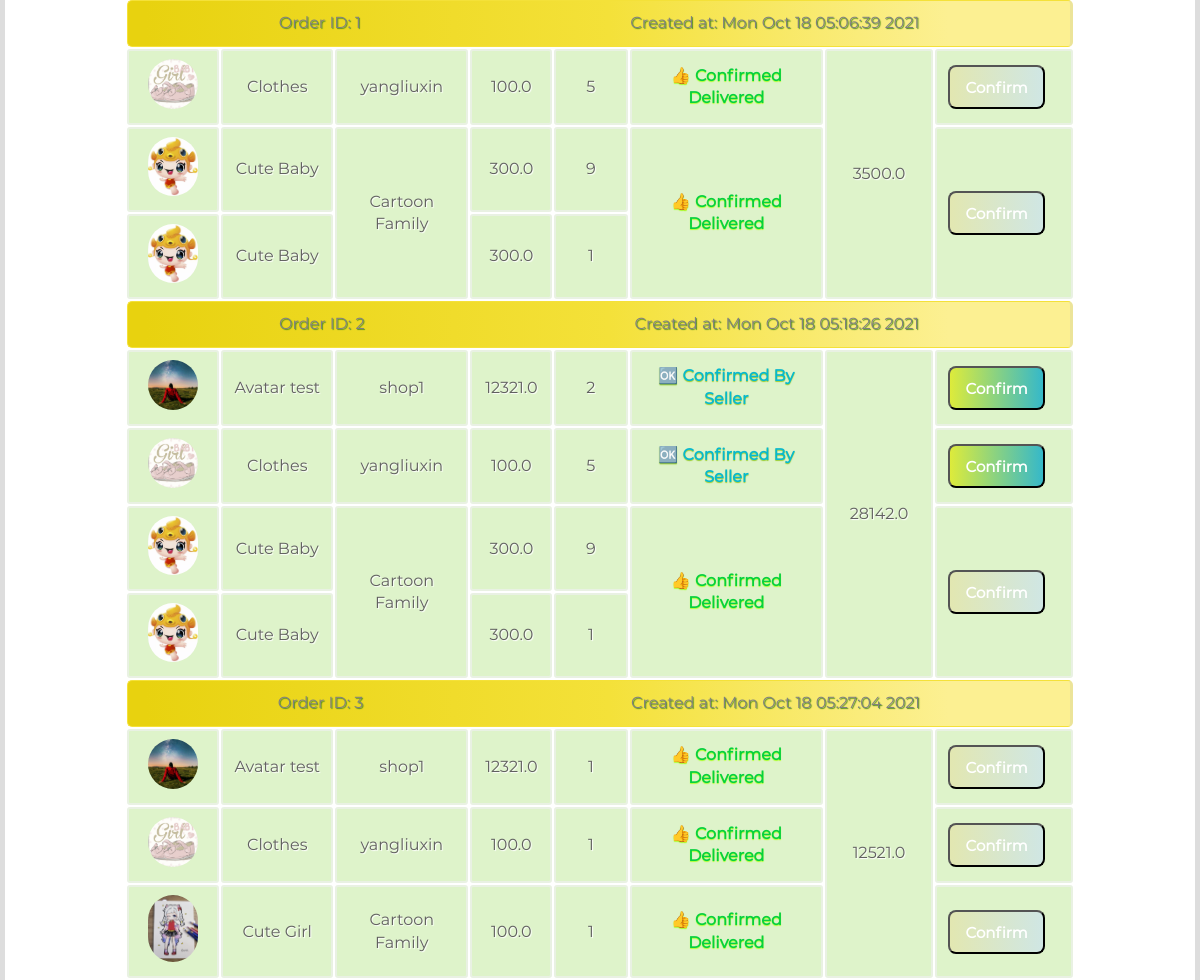
The app's page /order/view (signed in, middle part), older data.
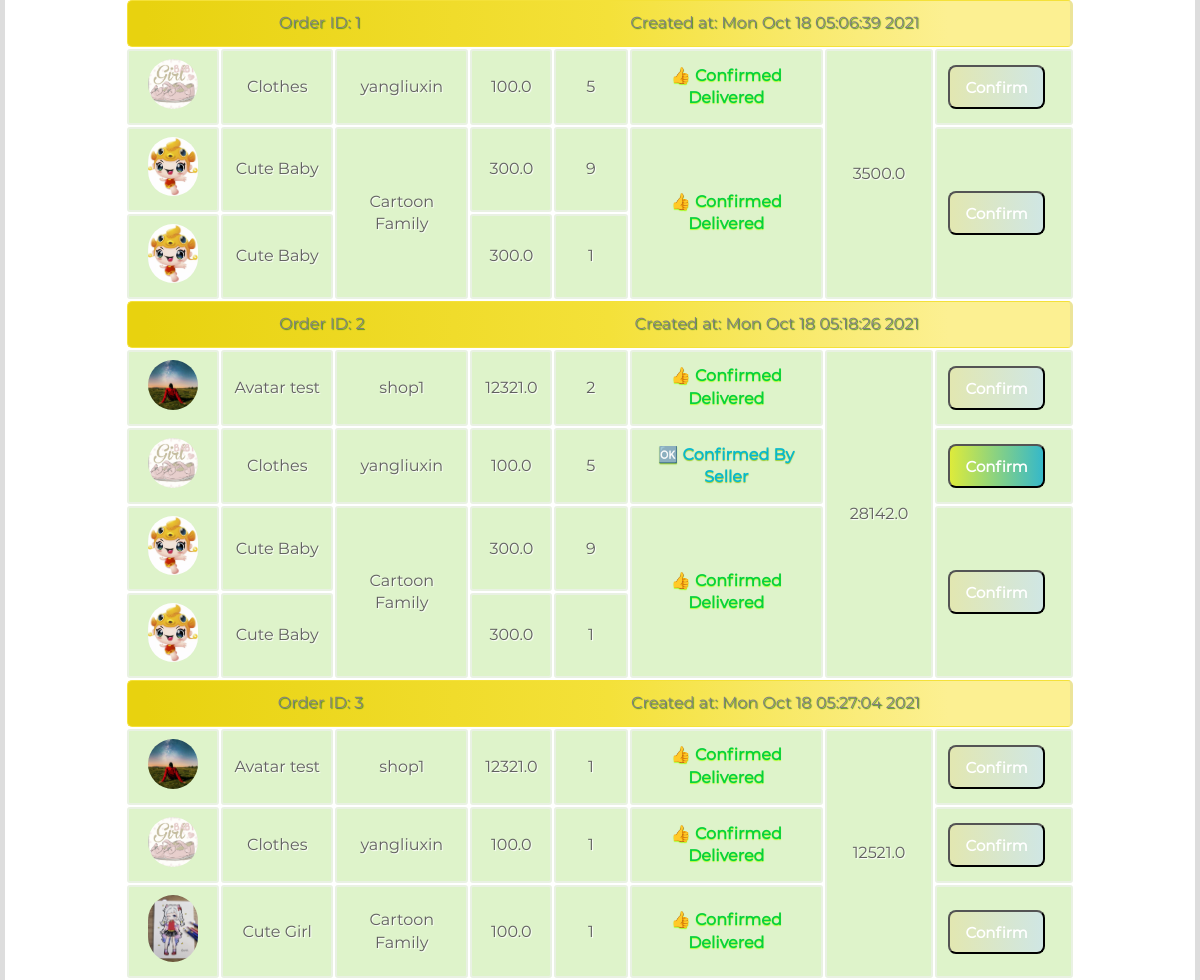
The same page, newer data.
### project/models/OrderModel.py (models this page shows, shortened)
class Order(PkModel):
    __tablename__ = "orders"
    order_id = Column(db.Integer, nullable=False)
    count = Column(db.Integer, nullable=False)
    item_id = db.Column(db.Integer, db.ForeignKey("item.id"))
    user_id = db.Column(db.Integer, db.ForeignKey("users.id"))
    shopper_id = db.Column(db.Integer)
    is_confirmed_by_shopper = db.Column(db.Boolean, nullable=False, default=False)
    is_confirmed_delivery = db.Column(db.Boolean, nullable=False, default=False)
    created_at = Column(db.DateTime, nullable=False, default=dt.datetime.utcnow)
    def get_shop_userID(self) -> int:
        return Item.get_by_id(self.item_id).owner

### project/models/ItemModel.py (models this page shows, shortened)
class Item(PkModel):
    __tablename__ = "item"
    name = Column(db.VARCHAR(255), nullable=False, default="")
    price = Column(db.Float(50), nullable=False, default=0.0)
    description = db.Column(db.String(length=1024), nullable=False, default="")
    inventory = Column(db.Integer, nullable=False, default=0)
    sold_count = Column(db.Integer, nullable=False, default=0)
    disabled = Column(db.Boolean, nullable=False, default=False)
    created_at = Column(db.DateTime, nullable=False, default=dt.datetime.utcnow)
    main_image_url = Column(db.VARCHAR(255), nullable=False, default="")
    owner = db.Column(db.Integer, db.ForeignKey("users.id"))
    cart = db.relationship("Cart", backref='cart_item', lazy=True)
    order = db.relationship("Order", backref='order_item', lazy=True)

### project/models/UserModel.py (models this page shows, shortened)
class UserMixin(object):
    __hash__ = object.__hash__
    @property
    def is_authenticated(self):
        return True

class User(UserMixin, PkModel):
    __tablename__ = "users"
    username = Column(db.String(80), unique=True, nullable=False)
    main_image_url = Column(db.VARCHAR(255), nullable=True, default="static/image/user_info/default_avatar.jpg")
    email = Column(db.String(80), unique=True, nullable=False)
    password = Column(db.String(128), nullable=True)
    created_at = Column(db.DateTime, nullable=False, default=dt.datetime.utcnow)
    first_name = Column(db.String(30), nullable=True)
    last_name = Column(db.String(30), nullable=True)
    active = Column(db.Boolean(), default=False)
    is_shopper = Column(db.Boolean(), default=False)
    items = db.relationship("Item", backref='owned_user', lazy=True)
    cart = db.relationship("Cart", backref='cart_user', lazy=True)
    order = db.relationship("Order", backref='order_user', lazy=True)
    is_admin = Column(db.Boolean(), default=False)

### project/shopping/order.py (the view)
@blueprint.route("/order/view", methods=["GET", "POST"])
@login_required
def view_order():
    user: User = get_current_user()
    total_price: dict = {}
    order_dict: dict = {}
    confirm_count_dict: dict = {}
    show_confirm_count_dict: dict = {}
    if user.is_shopper:
        orders = OrderModel.get_orders_by_shopper(user.id)
    else:
        orders = OrderModel.get_orders_by_userid(user.id)
    orders_length = len(orders)
    for order_id in orders:
        tmp_price = 0
        orders[order_id].sort(key=lambda x: x.get_shop_userID())
        confirm_count_dict[order_id] = {}
        for order in orders[order_id]:
            shop_user_id: int = order.get_shop_userID()
            item_id: int = order.item_id
            item: Item = Item.get_by_id(item_id)
            order.item = item
            user_id: int = order.user_id
            buyer: User = User.get_by_id(user_id)
            shopper: User = User.get_by_id(shop_user_id)
            order.buyer = buyer
            order.shopper = shopper
            order.created_at_txt = str(order.created_at.ctime())
            tmp_price += item.price * order.count
            if user.is_shopper:
                if user_id in confirm_count_dict[order_id].keys():
                    confirm_count_dict[order_id][user_id] += 1
                    order.show_td = False
                else:
                    confirm_count_dict[order_id][user_id] = 1
                    order.show_td = True
            else:
                if shop_user_id in confirm_count_dict[order_id].keys():
                    confirm_count_dict[order_id][shop_user_id] += 1
                    order.show_td = False
                else:
                    confirm_count_dict[order_id][shop_user_id] = 1
                    order.show_td = True
            order.status = "Not Confirmed"
            if order.is_confirmed_by_shopper:
                order.status = "Confirmed By Shopper"
            if order.is_confirmed_delivery:
                order.status = "Confirmed Delivered"
        total_price[order_id] = tmp_price
    return render_template("shopping/order.html", order_dict=order_dict, isshopper=user.is_shopper,
                           orders=orders, total_price=total_price, confirm_count_dict=confirm_count_dict,
                           orders_length=orders_length, current_user=get_current_user())

### project/templates/shopping/order.html (shortened to what this page needs)
{% extends "/base/base.html" %}
{% block style %}
    <link rel="stylesheet" href="../../static/css/shopping/order.css">
    <link rel="stylesheet" href="../../static/css/shopping/shopping_cart.css">
    <link rel="stylesheet" href="../../static/css/admin/view.css">
{% endblock %}
{% block content %}
    <div class="shopping-cart-big-box">
        <div id="shopping-cart-box">
            <table class="shopping-cart-box-table empty-space">
                <tbody>
                {% for order_id in orders %}
                    <tr class="shopping-cart-seller">
                        <th colspan="8">
                            <div id="flex-around">
                                <span>
                                    Order ID: {{ order_id }}
                                </span>
                                <span>
                                    Created at: {{ orders[order_id][0].created_at_txt }}
                                </span>
                            </div>
                        </th>
                    </tr>
                    {% for order in orders[order_id] %}
                        <tr>
                        <td class="index-item-image-box">
                            <a
                                    href="{{ url_for("item.details", itemID=order.item_id) }}"><img
                                    class="index-item-image"
                                    src="{{ url_for('static', filename='uploaded_files/'+order.item.main_image_url) }}"
                                    value="Item Image"></a>
                        </td>
                        <td>
                            {{ order.item.name }}
                        </td>
                        {% if order.show_td %}
                            {% if current_user.is_shopper %}
                                <td rowspan="{{ confirm_count_dict[order_id][order.buyer.id] }}">
                                    {{ order.buyer.username }}
                                </td>
                            {% else %}
                                <td rowspan="{{ confirm_count_dict[order_id][order.shopper.id] }}">
                                    {{ order.shopper.username }}
                                </td>
                            {% endif %}
                        {% endif %}
                        <td>
                            {{ order.item.price }}
                        </td>
                        <td>
                            {{ order.count }}
                        </td>
                        {% if order.show_td %}
                            {% if current_user.is_shopper %}
                                <td rowspan="{{ confirm_count_dict[order_id][order.buyer.id] }}">
                                    {% else %}
                                <td rowspan="{{ confirm_count_dict[order_id][order.shopper.id] }}">
                            {% endif %}
                        {% if order.status == "Confirmed By Shopper" %}
                            <span class="confirmed-by-shopper">
                                    🆗&nbsp;Confirmed By Seller
                                </span>
                        {% elif order.status == "Not Confirmed" %}
                            <span class="not-confirmed-by-shopper">
                                    🕐&nbsp;{{ order.status }}
                                </span>
                        {% elif order.status == "Confirmed Delivered" %}
                            <span class="confirm-delivered">
                                    👍&nbsp;{{ order.status }}
                                </span>
                        {% endif %}
                        </td>
                        {% endif %}
                        {% if loop.index == 1 %}
                            <td rowspan="{{ orders[order_id]|length }}">
                                {{ total_price[order_id] }}
                            </td>
                        {% endif %}
                        {% if order.show_td %}
                            {% if current_user.is_shopper %}
                                <td rowspan="{{ confirm_count_dict[order_id][order.buyer.id] }}">
                                    {% else %}
                                <td rowspan="{{ confirm_count_dict[order_id][order.shopper.id] }}">
                            {% endif %}
                        {% if current_user.is_shopper %}
                            {% if order.is_confirmed_delivery or order.is_confirmed_by_shopper %}
                                <button class="button-default-disabled">
                                    <a class="order-font" >Confirm</a>
                                </button>
                            {% else %}
                                <button class="button-default">
                                    <a href="{{ url_for("order.shopper_confirm_order", order_id=order_id) }}"
                                       class="order-font">Confirm</a>
                                </button>
                            {% endif %}
                        {% else %}
                            {% if order.is_confirmed_delivery %}
                                <button class="button-default-disabled">
                                    <a class="order-font">Confirm</a>
                                </button>
                            {% else %}
                                <button class="button-default">
                                    {% if not order.is_confirmed_by_shopper %}
                                        <a href="javascript:;" class="order-font" onclick="alertNotConfirmedBySeller()">Confirm</a>
                                    {% else %}
                                        <a href="{{ url_for("order.buyer_confirm_order", order_id=order_id, shopper_id=order.shopper_id) }}"
                                           class="order-font" onclick="alertConfirmedBySeller()">Confirm</a>
                                    {% endif %}
                                </button>
                            {% endif %}
                        {% endif %}
                        </td>
                        {% endif %}
                    {% endfor %}
                </tr>
                {% endfor %}
                </tbody>
            </table>
            <br>
        </div>
    </div>
{% endblock %}

### project/templates/base/base.html (shortened to what this page needs)
<!DOCTYPE html>
<html lang="en">
<head>
    <link rel="stylesheet" href="{{ url_for('static',filename='css/base/base.css') }}">
    <link rel="stylesheet" href="{{ url_for('static',filename='css/base/dark.css') }}">
    <link rel="stylesheet" href="{{ url_for('static',filename='css/base/footer.css') }}">
    <link rel="stylesheet" href="{{ url_for('static',filename='css/base/new_navbar.css') }}">
    {% block style %}
    {% endblock %}
</head>
<body>
{% block body %}
    <div class="content-body">
    <section id="container">
        {% block content %}
        {% endblock %}
    </section>
{% endblock %}
</div>
</body>
</html>

Row changes from the older to the newer data that the page shows:
changed Order (number 4 of 10 on the later page): is_confirmed_delivery False → True (drawn)
Text that changed along with them:
list line gone: "🆗 Confirmed By Seller Confirm"
new list line: "👍 Confirmed Delivered Confirm"
